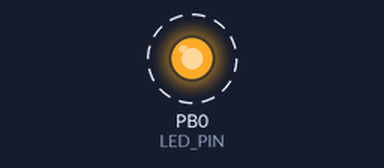
Bench run of a program on a simulated ATmega16, built with avr-gcc and emulated at 4 MHz. On the bench: output pins drawn as LEDs (lit = HIGH). Dashed ring = blinking.

Above: at 0.5 s.
Timing chart, 0 to 4.6 s (numbered marks = the images above):
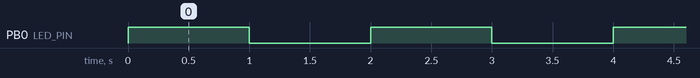

The program:

main.c
```c
#include <avr/io.h>
#include <util/delay.h>

#define LED_PIN PB0  // Define the pin where the LED is connected (e.g., PB0)

int main(void)
{
    // Set LED_PIN (PB0) as an output pin
    DDRB |= (1 << LED_PIN);

    while (1)
    {
        // Turn the LED on
        PORTB |= (1 << LED_PIN);
        _delay_ms(1000);  // Wait for 1 second

        // Turn the LED off
        PORTB &= ~(1 << LED_PIN);
        _delay_ms(1000);  // Wait for 1 second
    }

    return 0; // Program should never reach here
}
```

Measured:
- by itself, PB0 (LED_PIN): alternates HIGH for 1.0 s and LOW for 1.0 s
